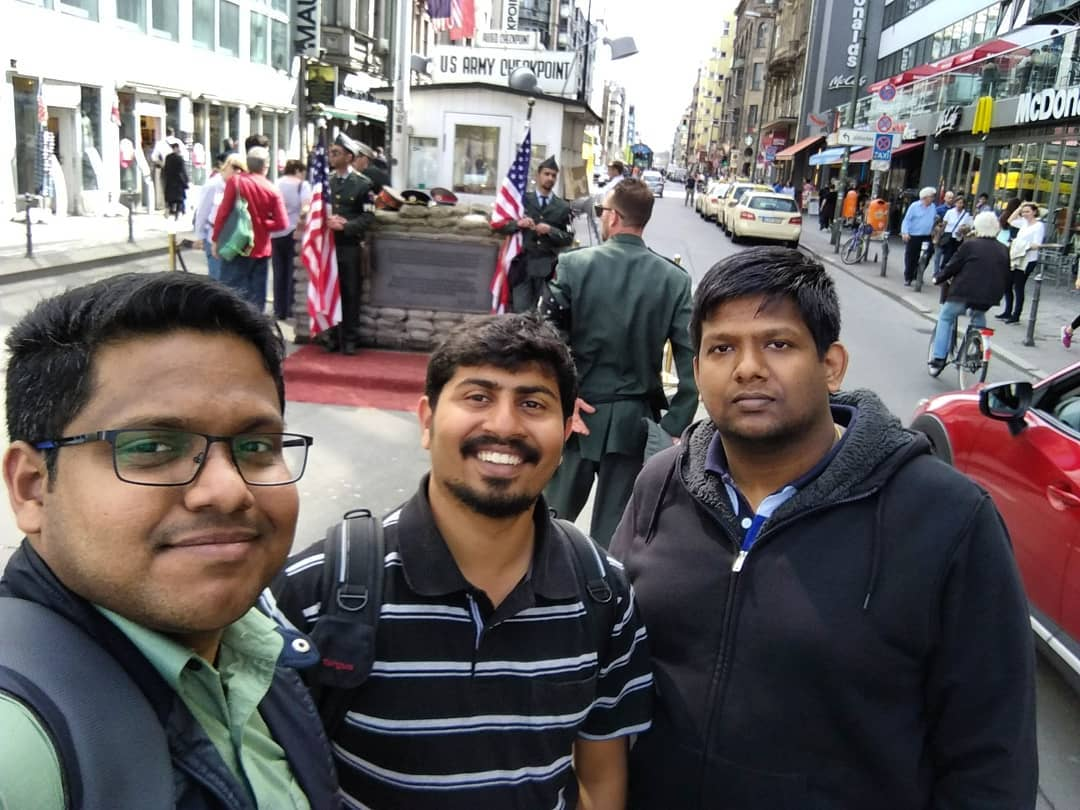
#> input picture Face Detection/face.jpg, 1080 x 810 px
$ python DetectFaces.py
#> lines starting #> are read from the running program, lines starting #| are printed output that depends on the picture
import cv2
face_cascade=cv2.CascadeClassifier('haarcascade_frontalface_default.xml')
eye_cascade=cv2.CascadeClassifier('haarcascade_eye.xml')

img=cv2.imread('face.jpg')
#> img is the input picture: shape (810, 1080, 3); mean B, G, R 102, 101.7, 107.2

img=cv2.resize(img,(0,0),fx=0.5,fy=0.5)			#opencv will look at the scaling values only when (0,0) is set
#> img: shape (405, 540, 3)

gray = cv2.cvtColor(img,cv2.COLOR_BGR2GRAY)
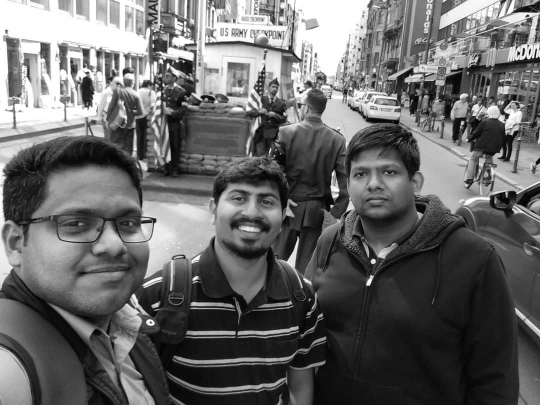
#> gray: shape (405, 540); min 2, max 255, mean 103.5

faces= face_cascade.detectMultiScale(gray,1.1,3)
#> faces = [[341, 147, 68, 68], [214, 170, 75, 75], [39, 175, 126, 126]]

for face in faces:
	x,y,w,h=face
	cv2.rectangle(img,(x,y),(x+w,y+h),(0,255,0),2)
	color_face=img[y:y+h,x:x+w]
	gray_face=gray[y:y+h,x:x+w]
	eyes= eye_cascade.detectMultiScale(gray_face,1.01,6)
	for eye in eyes:
		x,y,w,h=eye
		cv2.rectangle(color_face,(x,y),(x+w,y+h),(0,0,255),2)
#> this loop made 3 passes
#> eyes on passes 1 to 3: [[36, 13, 22, 22], [8, 14, 24, 24], [6, 7, 39, 39]], [[14, 14, 25, 25], [40, 19, 23, 23]], [[75, 35, 25, 25], [17, 31, 35, 35]]
#> pass 1, `color_face=img[y:y+h,x:x+w]`:
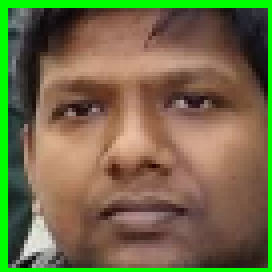
#> color_face: shape (68, 68, 3) (shown 4 times larger); mean B, G, R 72.4, 108.2, 113.9
#> pass 1, `gray_face=gray[y:y+h,x:x+w]`:
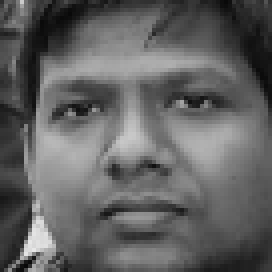
#> gray_face: shape (68, 68) (shown 4 times larger); min 8, max 231, mean 97.8
#> pass 2, `gray_face=gray[y:y+h,x:x+w]`:
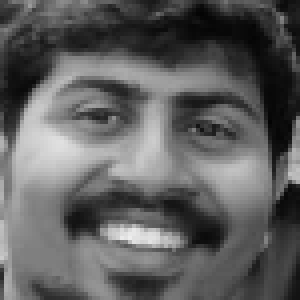
#> gray_face: shape (75, 75) (shown 4 times larger); min 3, max 237, mean 95.1
#> after the loop:
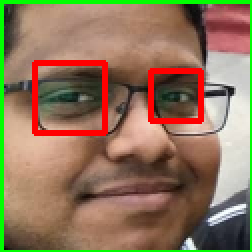
#> color_face: shape (126, 126, 3) (shown 2 times larger); mean B, G, R 90.9, 117.5, 143
#> after the loop:
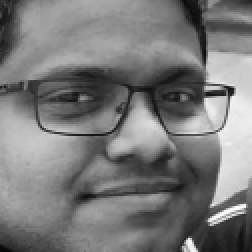
#> gray_face: shape (126, 126) (shown 2 times larger); min 6, max 254, mean 121.9
#> after the loop:
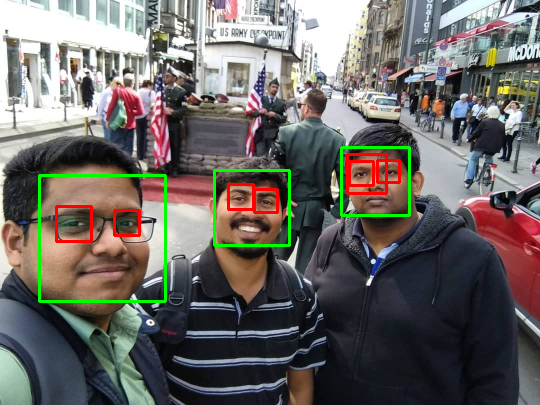
#> img: shape (405, 540, 3); mean B, G, R 100.1, 103.2, 106.9

cv2.imshow('face',img)
cv2.waitKey(0)
cv2.destroyAllWindows()

$ run again, with Face Detection/obama.jpg copied over Face Detection/face.jpg
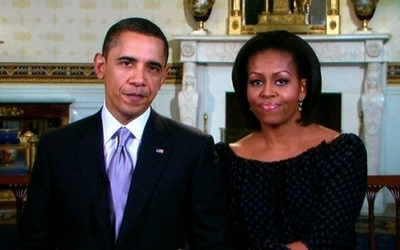
#> input picture Face Detection/obama.jpg, 400 x 250 px
#> img is the input picture: shape (250, 400, 3); mean B, G, R 74.2, 77.5, 82.5
#> `gray = cv2.cvtColor(img,cv2.COLOR_BGR2GRAY)`:
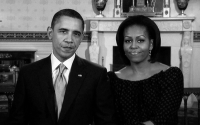
#> gray: shape (125, 200); min 0, max 252, mean 78.7
#> faces = [[52, 19, 36, 36], [118, 27, 33, 33]]
#> the loop `for face in faces:` made 2 passes
#> after the loop `for face in faces:`:
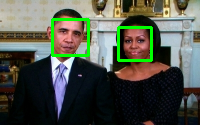
#> img: shape (125, 200, 3); mean B, G, R 72.3, 83.7, 79.5
